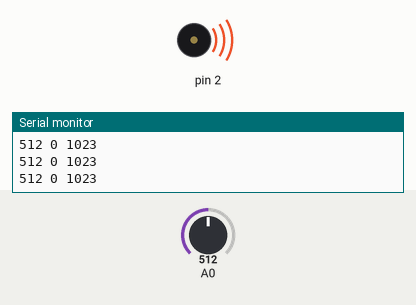
Recording of a sketch running on a simulated Arduino Uno, built with avr-gcc and run on an emulated ATmega328P. Shown: buzzer (waves = sounding), the last lines printed to the serial monitor. Inputs (shaded band) come from the test bench; at power-on: A0 = 512.

Above: at 1.2 s.
1.3 s: A0 set to 0
At 1.8 s:
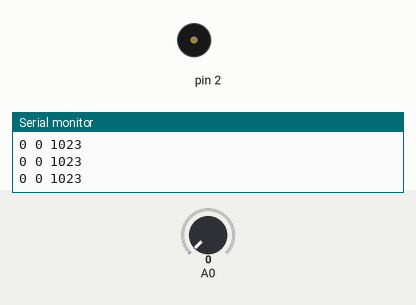
2.8 s: A0 set to 122
At 3.1 s:
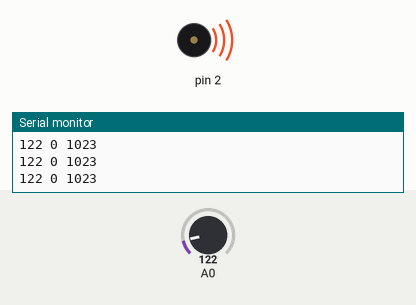
Timing chart, 0 to 5.8 s (numbered marks = the images above; inputs shaded):
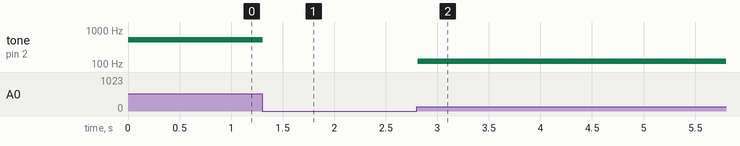

Measured:
- after the input at 1.3 s, tone on pin 2: 512 Hz → silent at once
- after the input at 2.8 s, tone on pin 2: silent → 122 Hz at once

The sketch:

buzzer.ino
```cpp
void setup() {
 Serial.begin(19200);
 pinMode(A0, INPUT);
}
void loop() {
 int value;
 value = analogRead(A0);
 Serial.print(value);
 Serial.println(" 0 1023");
 tone(2, value);
}
```
